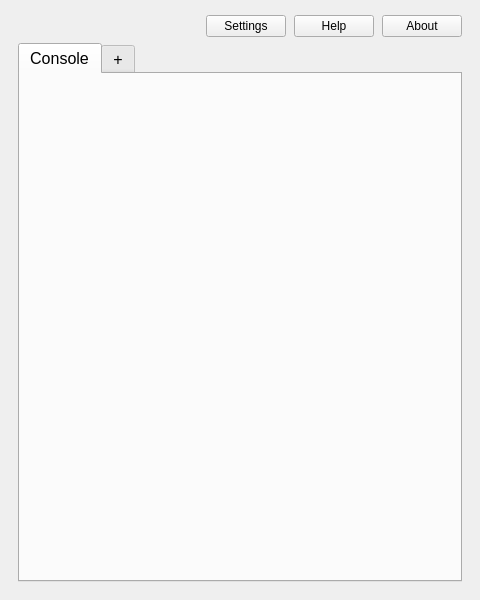
<?xml version="1.0" encoding="UTF-8"?>
<ui version="4.0">
 <class>MainWindow</class>
 <widget class="QMainWindow" name="MainWindow">
  <property name="geometry">
   <rect>
    <x>0</x>
    <y>0</y>
    <width>480</width>
    <height>600</height>
   </rect>
  </property>
  <property name="windowTitle">
   <string>WoW Console Runner</string>
  </property>
  <property name="windowIcon">
   <iconset>
    <normaloff>:/icon.png</normaloff>:/icon.png</iconset>
  </property>
  <widget class="QWidget" name="widget_main">
   <layout class="QVBoxLayout" name="layout_main">
    <property name="leftMargin">
     <number>18</number>
    </property>
    <property name="topMargin">
     <number>15</number>
    </property>
    <property name="rightMargin">
     <number>18</number>
    </property>
    <property name="bottomMargin">
     <number>18</number>
    </property>
    <item>
     <layout class="QHBoxLayout" name="layout_buttons">
      <property name="spacing">
       <number>8</number>
      </property>
      <item>
       <spacer name="spacer_buttons_L">
        <property name="orientation">
         <enum>Qt::Horizontal</enum>
        </property>
        <property name="sizeHint" stdset="0">
         <size>
          <width>40</width>
          <height>20</height>
         </size>
        </property>
       </spacer>
      </item>
      <item>
       <widget class="QPushButton" name="button_settings">
        <property name="text">
         <string>Settings</string>
        </property>
       </widget>
      </item>
      <item>
       <widget class="QPushButton" name="button_help">
        <property name="text">
         <string>Help</string>
        </property>
       </widget>
      </item>
      <item>
       <widget class="QPushButton" name="button_about">
        <property name="text">
         <string>About</string>
        </property>
       </widget>
      </item>
     </layout>
    </item>
    <item>
     <widget class="QTabWidget" name="tabWidget">
      <property name="font">
       <font>
        <pointsize>12</pointsize>
       </font>
      </property>
      <property name="tabPosition">
       <enum>QTabWidget::North</enum>
      </property>
      <property name="currentIndex">
       <number>0</number>
      </property>
      <widget class="QWidget" name="console">
       <attribute name="title">
        <string>Console</string>
       </attribute>
      </widget>
      <widget class="QWidget" name="addconsole">
       <attribute name="title">
        <string>+</string>
       </attribute>
      </widget>
     </widget>
    </item>
   </layout>
  </widget>
 </widget>
 <resources/>
 <connections/>
</ui>
